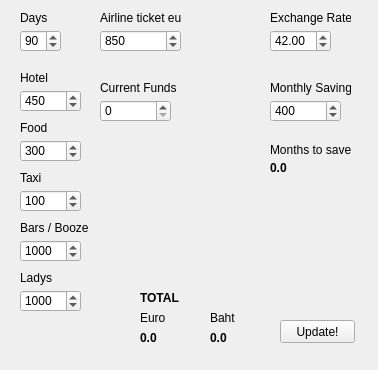
<?xml version="1.0" encoding="UTF-8"?>
<ui version="4.0">
 <class>Widget</class>
 <widget class="QWidget" name="Widget">
  <property name="geometry">
   <rect>
    <x>0</x>
    <y>0</y>
    <width>378</width>
    <height>370</height>
   </rect>
  </property>
  <property name="windowTitle">
   <string>Pattaya Budget (c) PMC</string>
  </property>
  <widget class="QLabel" name="days_Label">
   <property name="geometry">
    <rect>
     <x>20</x>
     <y>10</y>
     <width>81</width>
     <height>16</height>
    </rect>
   </property>
   <property name="text">
    <string>Days</string>
   </property>
  </widget>
  <widget class="QSpinBox" name="days">
   <property name="geometry">
    <rect>
     <x>20</x>
     <y>30</y>
     <width>41</width>
     <height>22</height>
    </rect>
   </property>
   <property name="maximum">
    <number>999</number>
   </property>
   <property name="value">
    <number>90</number>
   </property>
  </widget>
  <widget class="QLabel" name="ladys_Label">
   <property name="geometry">
    <rect>
     <x>20</x>
     <y>270</y>
     <width>81</width>
     <height>16</height>
    </rect>
   </property>
   <property name="text">
    <string>Ladys</string>
   </property>
  </widget>
  <widget class="QSpinBox" name="ladys">
   <property name="geometry">
    <rect>
     <x>20</x>
     <y>290</y>
     <width>61</width>
     <height>22</height>
    </rect>
   </property>
   <property name="maximum">
    <number>9999</number>
   </property>
   <property name="singleStep">
    <number>100</number>
   </property>
   <property name="value">
    <number>1000</number>
   </property>
  </widget>
  <widget class="QLabel" name="hotel_Label">
   <property name="geometry">
    <rect>
     <x>20</x>
     <y>70</y>
     <width>81</width>
     <height>16</height>
    </rect>
   </property>
   <property name="text">
    <string>Hotel</string>
   </property>
  </widget>
  <widget class="QSpinBox" name="hotel">
   <property name="geometry">
    <rect>
     <x>20</x>
     <y>90</y>
     <width>61</width>
     <height>22</height>
    </rect>
   </property>
   <property name="maximum">
    <number>9999</number>
   </property>
   <property name="singleStep">
    <number>50</number>
   </property>
   <property name="value">
    <number>450</number>
   </property>
  </widget>
  <widget class="QLabel" name="food_Label">
   <property name="geometry">
    <rect>
     <x>20</x>
     <y>120</y>
     <width>81</width>
     <height>16</height>
    </rect>
   </property>
   <property name="text">
    <string>Food</string>
   </property>
  </widget>
  <widget class="QSpinBox" name="food">
   <property name="geometry">
    <rect>
     <x>20</x>
     <y>140</y>
     <width>61</width>
     <height>22</height>
    </rect>
   </property>
   <property name="maximum">
    <number>9999</number>
   </property>
   <property name="singleStep">
    <number>50</number>
   </property>
   <property name="value">
    <number>300</number>
   </property>
  </widget>
  <widget class="QSpinBox" name="bars">
   <property name="geometry">
    <rect>
     <x>20</x>
     <y>240</y>
     <width>61</width>
     <height>22</height>
    </rect>
   </property>
   <property name="maximum">
    <number>9999</number>
   </property>
   <property name="singleStep">
    <number>50</number>
   </property>
   <property name="value">
    <number>1000</number>
   </property>
  </widget>
  <widget class="QLabel" name="bars_Label">
   <property name="geometry">
    <rect>
     <x>20</x>
     <y>220</y>
     <width>81</width>
     <height>16</height>
    </rect>
   </property>
   <property name="text">
    <string>Bars / Booze</string>
   </property>
  </widget>
  <widget class="QLabel" name="total_Label">
   <property name="geometry">
    <rect>
     <x>140</x>
     <y>290</y>
     <width>81</width>
     <height>16</height>
    </rect>
   </property>
   <property name="font">
    <font>
     <weight>75</weight>
     <bold>true</bold>
    </font>
   </property>
   <property name="text">
    <string>TOTAL</string>
   </property>
  </widget>
  <widget class="QLabel" name="total_baht_Label">
   <property name="geometry">
    <rect>
     <x>210</x>
     <y>310</y>
     <width>41</width>
     <height>16</height>
    </rect>
   </property>
   <property name="text">
    <string>Baht</string>
   </property>
  </widget>
  <widget class="QLabel" name="total_euro_Label">
   <property name="geometry">
    <rect>
     <x>140</x>
     <y>310</y>
     <width>41</width>
     <height>16</height>
    </rect>
   </property>
   <property name="text">
    <string>Euro</string>
   </property>
  </widget>
  <widget class="QLabel" name="exchange_Label">
   <property name="geometry">
    <rect>
     <x>270</x>
     <y>10</y>
     <width>81</width>
     <height>16</height>
    </rect>
   </property>
   <property name="text">
    <string>Exchange Rate</string>
   </property>
  </widget>
  <widget class="QDoubleSpinBox" name="exchange">
   <property name="geometry">
    <rect>
     <x>270</x>
     <y>30</y>
     <width>61</width>
     <height>22</height>
    </rect>
   </property>
   <property name="singleStep">
    <double>0.100000000000000</double>
   </property>
   <property name="value">
    <double>42.000000000000000</double>
   </property>
  </widget>
  <widget class="QLabel" name="sum_euro_Label">
   <property name="geometry">
    <rect>
     <x>140</x>
     <y>330</y>
     <width>71</width>
     <height>16</height>
    </rect>
   </property>
   <property name="font">
    <font>
     <weight>75</weight>
     <bold>true</bold>
    </font>
   </property>
   <property name="text">
    <string>0.0</string>
   </property>
  </widget>
  <widget class="QLabel" name="sum_baht_Label">
   <property name="geometry">
    <rect>
     <x>210</x>
     <y>330</y>
     <width>91</width>
     <height>16</height>
    </rect>
   </property>
   <property name="font">
    <font>
     <weight>75</weight>
     <bold>true</bold>
    </font>
   </property>
   <property name="text">
    <string>0.0</string>
   </property>
  </widget>
  <widget class="QPushButton" name="update_Button">
   <property name="geometry">
    <rect>
     <x>280</x>
     <y>320</y>
     <width>75</width>
     <height>23</height>
    </rect>
   </property>
   <property name="text">
    <string>Update!</string>
   </property>
  </widget>
  <widget class="QSpinBox" name="taxi">
   <property name="geometry">
    <rect>
     <x>20</x>
     <y>190</y>
     <width>61</width>
     <height>22</height>
    </rect>
   </property>
   <property name="maximum">
    <number>9999</number>
   </property>
   <property name="singleStep">
    <number>10</number>
   </property>
   <property name="value">
    <number>100</number>
   </property>
  </widget>
  <widget class="QLabel" name="taxi_Label">
   <property name="geometry">
    <rect>
     <x>20</x>
     <y>170</y>
     <width>81</width>
     <height>16</height>
    </rect>
   </property>
   <property name="text">
    <string>Taxi</string>
   </property>
  </widget>
  <widget class="QSpinBox" name="airlineTicket">
   <property name="geometry">
    <rect>
     <x>100</x>
     <y>30</y>
     <width>81</width>
     <height>22</height>
    </rect>
   </property>
   <property name="maximum">
    <number>2000</number>
   </property>
   <property name="value">
    <number>850</number>
   </property>
  </widget>
  <widget class="QLabel" name="label">
   <property name="geometry">
    <rect>
     <x>100</x>
     <y>10</y>
     <width>81</width>
     <height>16</height>
    </rect>
   </property>
   <property name="text">
    <string>Airline ticket eur</string>
   </property>
  </widget>
  <widget class="QSpinBox" name="monthlySavings">
   <property name="geometry">
    <rect>
     <x>270</x>
     <y>100</y>
     <width>71</width>
     <height>22</height>
    </rect>
   </property>
   <property name="maximum">
    <number>5000</number>
   </property>
   <property name="value">
    <number>400</number>
   </property>
  </widget>
  <widget class="QLabel" name="monthlySavings_label">
   <property name="geometry">
    <rect>
     <x>270</x>
     <y>80</y>
     <width>81</width>
     <height>16</height>
    </rect>
   </property>
   <property name="text">
    <string>Monthly Savings</string>
   </property>
  </widget>
  <widget class="QLabel" name="monthsToSave_label">
   <property name="geometry">
    <rect>
     <x>270</x>
     <y>140</y>
     <width>81</width>
     <height>20</height>
    </rect>
   </property>
   <property name="text">
    <string>Months to save</string>
   </property>
  </widget>
  <widget class="QLabel" name="sum_months_label">
   <property name="geometry">
    <rect>
     <x>270</x>
     <y>160</y>
     <width>61</width>
     <height>16</height>
    </rect>
   </property>
   <property name="font">
    <font>
     <weight>75</weight>
     <bold>true</bold>
    </font>
   </property>
   <property name="text">
    <string>0.0</string>
   </property>
  </widget>
  <widget class="QLabel" name="label_2">
   <property name="geometry">
    <rect>
     <x>100</x>
     <y>80</y>
     <width>81</width>
     <height>16</height>
    </rect>
   </property>
   <property name="text">
    <string>Current Funds</string>
   </property>
  </widget>
  <widget class="QSpinBox" name="currentFunds">
   <property name="geometry">
    <rect>
     <x>100</x>
     <y>100</y>
     <width>71</width>
     <height>22</height>
    </rect>
   </property>
   <property name="maximum">
    <number>100000</number>
   </property>
  </widget>
 </widget>
 <layoutdefault spacing="6" margin="11"/>
 <resources/>
 <connections/>
</ui>
